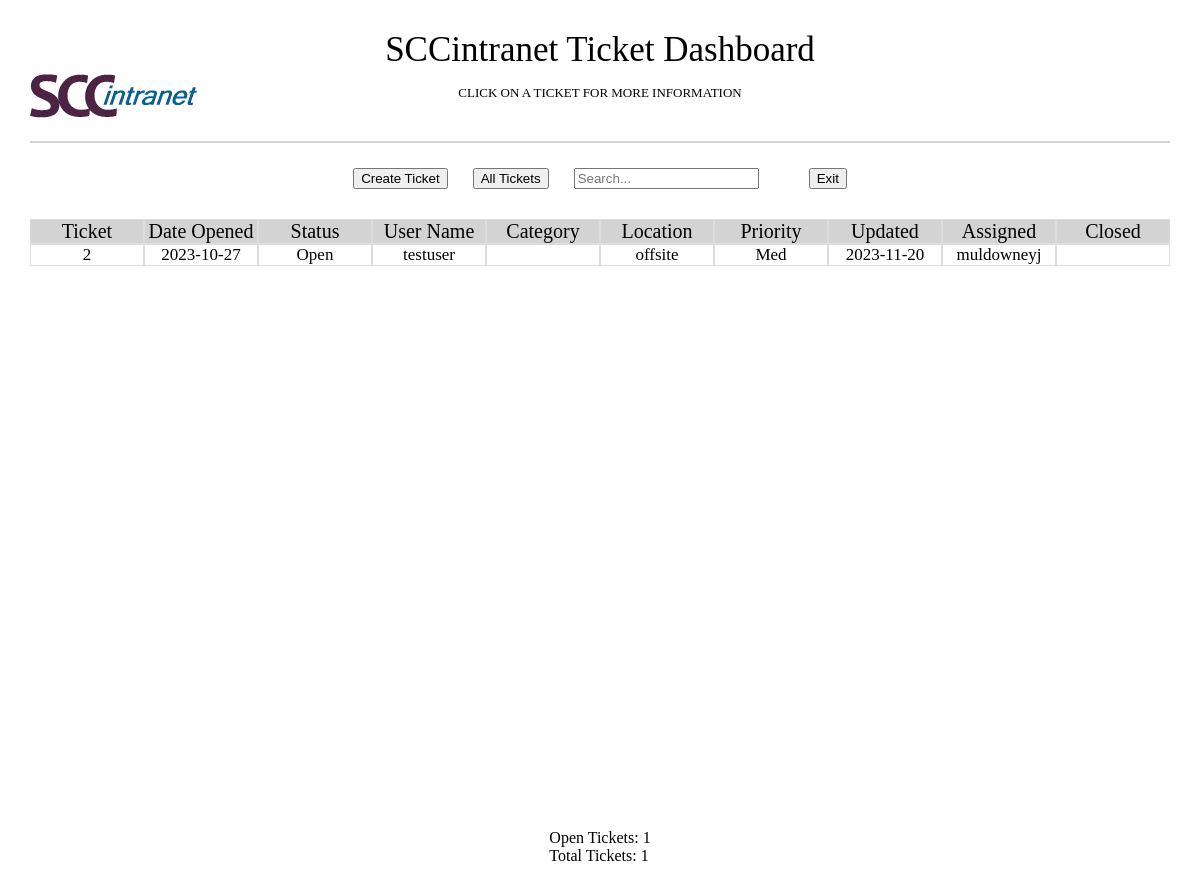
The page /ticket_list.php?access=testuser on the database its author committed.
### tables this page shows
CREATE TABLE `ticketinfo` (
  `Id` int(11) NOT NULL,
  `Location` text NOT NULL,
  `Priority` text NOT NULL,
  `Status` text NOT NULL,
  `Description` text NOT NULL,
  `DateOpen` date NOT NULL,
  `DateUpdate` date DEFAULT NULL,
  `DateClose` date DEFAULT NULL,
  `CloseDesc` text DEFAULT NULL,
  `UserOpen` text NOT NULL,
  `UserUpdate` text DEFAULT NULL,
  `Category` text NOT NULL,
  `Image` text DEFAULT NULL
);

### ticket_list.php (the view, shortened to what this page needs)
<html>
<?php include '../tickets/headers/dashboardHeader.php'; ?>
</head>
<body>
<?php
$new_ticket = 'yes';
$Total_Ticket = 0;
$Open_tickets = 0;
$user = $_GET['access'];
?>
<div class="buttons-list">
	<input TYPE="button" VALUE="Create Ticket" onClick="window.location='ticket.php?new_ticket=<?php echo $new_ticket; ?>&access=<?php echo $user; ?>'" >
	<button id="toggleButton" data-toggled="true">Open Tickets</button>
	<input type="text" id="search" placeholder="Search...">
	<input TYPE="button" VALUE="Exit" onClick='window.location.href = "http://sccintranet/wordpress/"' title="return to intranet" >
</div>
<div class="page-list">
<div class="container-list-names">
<div class="grid-item-titles" title="ticket number">Ticket</div>
<div class="grid-item-titles" title="Opened date">Date Opened</div>
<div class="grid-item-titles"title="ticket status">Status</div>
<div class="grid-item-titles"title="Opened by">User Name</div>
<div class="grid-item-titles"title="Kind of device">Category</div>
<div class="grid-item-titles"title="location">Location</div>
<div class="grid-item-titles"title="ticket priority">Priority</div>
<div class="grid-item-titles"title="updated date">Updated</div>
<div class="grid-item-titles"title="updated by">Assigned</div>
<div class="grid-item-titles"title="ticket status">Closed</div>
</div>
<div class="container-list" id ="ticketInfo">
<?php
try{
	if($user == 'muldowneyj' || $user == 'wagonerf' || $user == 'buitront'){
	require_once('query.php');
    $sql = "SELECT Id, DateOpen, UserOpen, Category, Status, Location, Priority, UserUpdate, DateUpdate, DateClose FROM ticketinfo";
	$result = mysqli_query($con, $sql);
	}
	else{
	require_once('query.php');
    $stmt = $con->prepare("SELECT Id, DateOpen, UserOpen, Category, Status, Location, Priority, UserUpdate, DateUpdate, DateClose FROM ticketinfo WHERE UserOpen = ?");
	$stmt->bind_param("s", $user);
	$stmt->execute();
	$result = $stmt->get_result();}
while($row = mysqli_fetch_assoc($result)){
	$Total_Ticket++;
	if($row['Status'] == 'Open') {
       $Open_tickets++;
	}
?>
<div class="content">
	<div class="grid-item-list" onclick="window.location.href = 'ticket.php?access=<?php echo $user ?>&ticket_num=<?php echo $row['Id']?>'"><?php echo $row['Id'];?></div>
	<div class="grid-item-list"onclick="window.location.href = 'ticket.php?access=<?php echo $user ?>&ticket_num=<?php echo $row['Id']?>'"><?php  echo $row['DateOpen']; ?></div>
	<div class="grid-item-list" onclick="window.location.href = 'ticket.php?access=<?php echo $user ?>&ticket_num=<?php echo $row['Id']?>'"><?php echo $row['Status']; ?></div>
	<div class="grid-item-list"onclick="window.location.href = 'ticket.php?access=<?php echo $user ?>&ticket_num=<?php echo $row['Id']?>'"><?php echo $row['UserOpen'];?></div>
	<div class="grid-item-list"onclick="window.location.href = 'ticket.php?access=<?php echo $user ?>&ticket_num=<?php echo $row['Id']?>'"><?php echo $row['Category'];?></div>
	<div class="grid-item-list"onclick="window.location.href = 'ticket.php?access=<?php echo $user ?>&ticket_num=<?php echo $row['Id']?>'"><?php echo $row['Location']; ?></div>
    <div class="grid-item-list"onclick="window.location.href = 'ticket.php?access=<?php echo $user ?>&ticket_num=<?php echo $row['Id']?>'"><?php echo $row['Priority'];?></div>
	<div class="grid-item-list"onclick="window.location.href = 'ticket.php?access=<?php echo $user ?>&ticket_num=<?php echo $row['Id']?>'"><?php echo $row['DateUpdate'];?></div>
    <div class="grid-item-list"onclick="window.location.href = 'ticket.php?access=<?php echo $user ?>&ticket_num=<?php echo $row['Id']?>'"><?php echo $row['UserUpdate'];?></div>
	<div class="grid-item-list"onclick="window.location.href = 'ticket.php?access=<?php echo $user ?>&ticket_num=<?php echo $row['Id']?>'"><?php echo $row['DateClose'];?></div>
	</div>
<?php
}
}catch (PDOException $e){
	die("Query failed: " . $e->getMessage());
}
?>
</div>
<div style="margin: 35px;">
	<div>Open Tickets: <?php echo $Open_tickets ?></div>
    <div>Total Tickets: <?php echo $Total_Ticket ?></div>
</div>
</body>
</html>

### style1.css (style rules this page uses)
body { margin: 0; padding: 0; }
.page-list { display: flex; flex-direction: column; align-items: center; }
.container-list-names { display: inline-grid; grid-template-columns: repeat(10, 1fr); max-width: 1850px; width: 95%; padding-top: 5px; font-size: 20px; }
.container-list { width: 95%; height: 550px; overflow: auto; }
.grid-item-list { border: 1px solid #ddd; text-align: center; cursor: pointer; }
.content { display: grid; grid-template-columns: repeat(10, 1fr); max-width: 1850px; width: 100%; font-size: 17px; }
.grid-item-titles { border: 1px solid #ddd; text-align: center; cursor: pointer; background-color: lightgray; }
.buttons-list { display: flex; justify-content: center; align-items: center; border-radius: 5px; width:100%; }
.buttons-list input { margin: 25px; }

### rows shown on the page
ticketinfo: Id "2", DateOpen "2023-10-27", Status "Open", UserOpen "testuser", Location "offsite", Priority "Med", DateUpdate "2023-11-20", UserUpdate "muldowneyj"

### other values the page prints
$Open_tickets "1"
$Total_Ticket "1"
